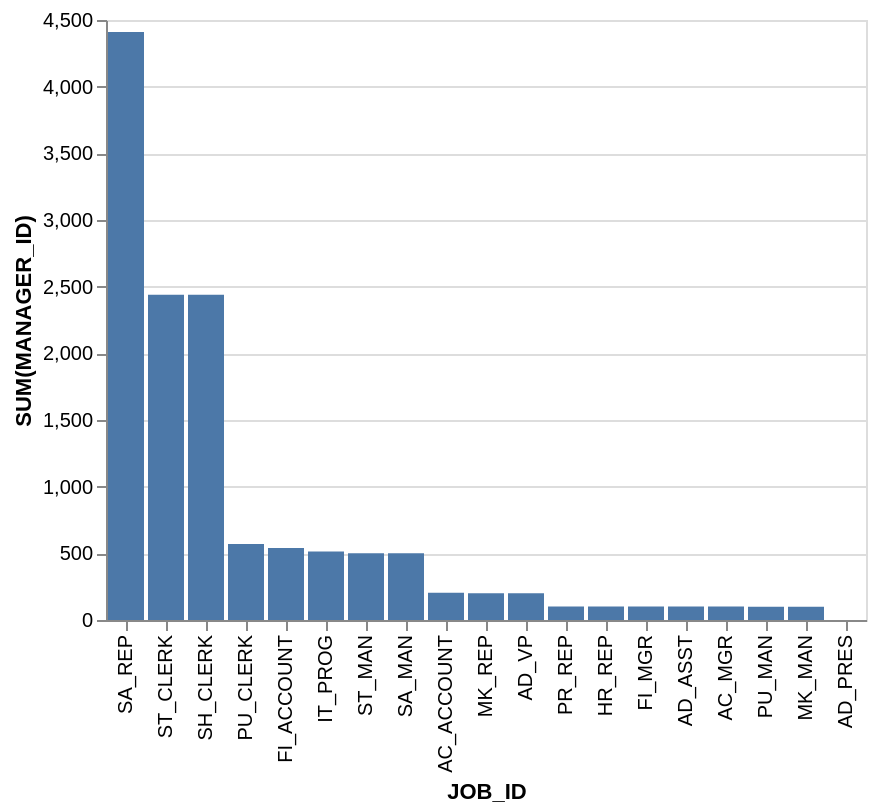

Here is the Vega-Lite specification saved for this chart:
### Vega-Lite specification from a JSON file in a GitHub repository (floating-point values rounded to 4 significant figures)
{"data": {"values": [{"x_data": "SA_REP", "y_data": 4410}, {"x_data": "ST_CLERK", "y_data": 2440}, {"x_data": "SH_CLERK", "y_data": 2440}, {"x_data": "PU_CLERK", "y_data": 570}, {"x_data": "FI_ACCOUNT", "y_data": 540}, {"x_data": "IT_PROG", "y_data": 514}, {"x_data": "ST_MAN", "y_data": 500}, {"x_data": "SA_MAN", "y_data": 500}, {"x_data": "AC_ACCOUNT", "y_data": 205}, {"x_data": "MK_REP", "y_data": 201}, {"x_data": "AD_VP", "y_data": 200}, {"x_data": "PR_REP", "y_data": 101}, {"x_data": "HR_REP", "y_data": 101}, {"x_data": "FI_MGR", "y_data": 101}, {"x_data": "AD_ASST", "y_data": 101}, {"x_data": "AC_MGR", "y_data": 101}, {"x_data": "PU_MAN", "y_data": 100}, {"x_data": "MK_MAN", "y_data": 100}, {"x_data": "AD_PRES", "y_data": 0}]}, "mark": "bar", "encoding": {"x": {"field": "x_data", "type": "nominal", "title": "JOB_ID", "sort": {"op": "sum", "field": "y_data", "order": "descending"}}, "y": {"field": "y_data", "type": "quantitative", "title": "SUM(MANAGER_ID)"}}}
